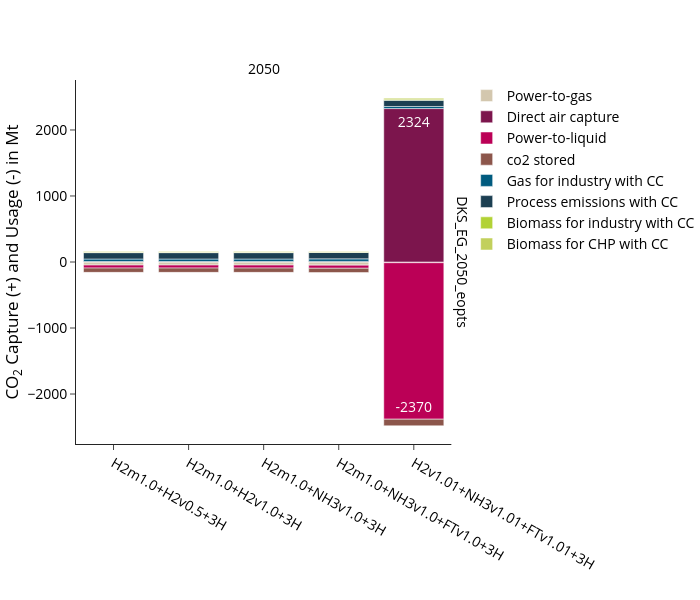

The notebook cell saved with this chart:
### Code cell
fig = px.bar(
    df, 
    **fig_kwargs,
    color_discrete_map=colors["co2"],
    category_orders={
        "variable":list(colors["gas"].keys()),
        "scen": scen_order
        },
    #facet_col_spacing=0.1,
    labels={"value":"CO<sub>2</sub> Capture (+) and Usage (-) in Mt","year":"","variable":"", "scen":""},
)
update_layout(fig)

print("Totals per scenario and year:", demand_sum_df)
fig.show()
#save_plotly_fig(df, fig, fig, sdir, f"{idx_group_name}_CO2_capture_and_usage_Mt")

### Figure 1 — Plotly figure (JSON) as saved in the notebook; plotly's stock layout.template omitted (floating-point values rounded to 4 significant figures)
{"data": [{"hovertemplate": "=%{x}<br>run_name=DKS_EG_2050_eopts<br>CO<sub>2</sub> Capture (+) and Usage (-) in Mt=%{text}<extra></extra>", "legendgroup": "Power-to-gas", "marker": {"color": "#d3c7ae", "pattern": {"shape": ""}}, "name": "Power-to-gas", "orientation": "v", "showlegend": true, "text": [-47.3, -47.3, -47.3, -47.4, -11.0], "textangle": 0, "textposition": "inside", "texttemplate": "%{y:.0f}", "type": "bar", "x": ["H2m1.0+H2v0.5+3H", "H2m1.0+H2v1.0+3H", "H2m1.0+NH3v1.0+3H", "H2m1.0+NH3v1.0+FTv1.0+3H", "H2v1.01+NH3v1.01+FTv1.01+3H"], "xaxis": "x", "y": [-47.3, -47.3, -47.3, -47.4, -11.0], "yaxis": "y"}, {"hovertemplate": "=%{x}<br>run_name=DKS_EG_2050_eopts<br>CO<sub>2</sub> Capture (+) and Usage (-) in Mt=%{text}<extra></extra>", "legendgroup": "Direct air capture", "marker": {"color": "#7c154d", "pattern": {"shape": ""}}, "name": "Direct air capture", "orientation": "v", "showlegend": true, "text": [6.7, 6.7, 6.7, 8.8, 2324.0], "textangle": 0, "textposition": "inside", "texttemplate": "%{y:.0f}", "type": "bar", "x": ["H2m1.0+H2v0.5+3H", "H2m1.0+H2v1.0+3H", "H2m1.0+NH3v1.0+3H", "H2m1.0+NH3v1.0+FTv1.0+3H", "H2v1.01+NH3v1.01+FTv1.01+3H"], "xaxis": "x", "y": [6.7, 6.7, 6.7, 8.8, 2324.0], "yaxis": "y"}, {"hovertemplate": "=%{x}<br>run_name=DKS_EG_2050_eopts<br>CO<sub>2</sub> Capture (+) and Usage (-) in Mt=%{text}<extra></extra>", "legendgroup": "Power-to-liquid", "marker": {"color": "#bb0056", "pattern": {"shape": ""}}, "name": "Power-to-liquid", "orientation": "v", "showlegend": true, "text": [-44.7, -44.7, -44.7, -47.3, -2370.0], "textangle": 0, "textposition": "inside", "texttemplate": "%{y:.0f}", "type": "bar", "x": ["H2m1.0+H2v0.5+3H", "H2m1.0+H2v1.0+3H", "H2m1.0+NH3v1.0+3H", "H2m1.0+NH3v1.0+FTv1.0+3H", "H2v1.01+NH3v1.01+FTv1.01+3H"], "xaxis": "x", "y": [-44.7, -44.7, -44.7, -47.3, -2370.0], "yaxis": "y"}, {"hovertemplate": "=%{x}<br>run_name=DKS_EG_2050_eopts<br>CO<sub>2</sub> Capture (+) and Usage (-) in Mt=%{text}<extra></extra>", "legendgroup": "co2 stored", "marker": {"color": "#8C564B", "pattern": {"shape": ""}}, "name": "co2 stored", "orientation": "v", "showlegend": true, "text": [-65.2, -65.2, -65.2, -65.2, -100.0], "textangle": 0, "textposition": "inside", "texttemplate": "%{y:.0f}", "type": "bar", "x": ["H2m1.0+H2v0.5+3H", "H2m1.0+H2v1.0+3H", "H2m1.0+NH3v1.0+3H", "H2m1.0+NH3v1.0+FTv1.0+3H", "H2v1.01+NH3v1.01+FTv1.01+3H"], "xaxis": "x", "y": [-65.2, -65.2, -65.2, -65.2, -100.0], "yaxis": "y"}, {"hovertemplate": "=%{x}<br>run_name=DKS_EG_2050_eopts<br>CO<sub>2</sub> Capture (+) and Usage (-) in Mt=%{text}<extra></extra>", "legendgroup": "Gas for industry with CC", "marker": {"color": "#005b7f", "pattern": {"shape": ""}}, "name": "Gas for industry with CC", "orientation": "v", "showlegend": true, "text": [38.8, 38.8, 38.8, 38.8, 31.6], "textangle": 0, "textposition": "inside", "texttemplate": "%{y:.0f}", "type": "bar", "x": ["H2m1.0+H2v0.5+3H", "H2m1.0+H2v1.0+3H", "H2m1.0+NH3v1.0+3H", "H2m1.0+NH3v1.0+FTv1.0+3H", "H2v1.01+NH3v1.01+FTv1.01+3H"], "xaxis": "x", "y": [38.8, 38.8, 38.8, 38.8, 31.6], "yaxis": "y"}, {"hovertemplate": "=%{x}<br>run_name=DKS_EG_2050_eopts<br>CO<sub>2</sub> Capture (+) and Usage (-) in Mt=%{text}<extra></extra>", "legendgroup": "Process emissions with CC", "marker": {"color": "#1c3f52", "pattern": {"shape": ""}}, "name": "Process emissions with CC", "orientation": "v", "showlegend": true, "text": [96.3, 96.3, 96.3, 96.3, 96.3], "textangle": 0, "textposition": "inside", "texttemplate": "%{y:.0f}", "type": "bar", "x": ["H2m1.0+H2v0.5+3H", "H2m1.0+H2v1.0+3H", "H2m1.0+NH3v1.0+3H", "H2m1.0+NH3v1.0+FTv1.0+3H", "H2v1.01+NH3v1.01+FTv1.01+3H"], "xaxis": "x", "y": [96.3, 96.3, 96.3, 96.3, 96.3], "yaxis": "y"}, {"hovertemplate": "=%{x}<br>run_name=DKS_EG_2050_eopts<br>CO<sub>2</sub> Capture (+) and Usage (-) in Mt=%{text}<extra></extra>", "legendgroup": "Biomass for industry with CC", "marker": {"color": "#b2d235", "pattern": {"shape": ""}}, "name": "Biomass for industry with CC", "orientation": "v", "showlegend": true, "text": [4.9, 4.9, 4.9, 4.9, 4.9], "textangle": 0, "textposition": "inside", "texttemplate": "%{y:.0f}", "type": "bar", "x": ["H2m1.0+H2v0.5+3H", "H2m1.0+H2v1.0+3H", "H2m1.0+NH3v1.0+3H", "H2m1.0+NH3v1.0+FTv1.0+3H", "H2v1.01+NH3v1.01+FTv1.01+3H"], "xaxis": "x", "y": [4.9, 4.9, 4.9, 4.9, 4.9], "yaxis": "y"}, {"hovertemplate": "=%{x}<br>run_name=DKS_EG_2050_eopts<br>CO<sub>2</sub> Capture (+) and Usage (-) in Mt=%{text}<extra></extra>", "legendgroup": "Biomass for CHP with CC", "marker": {"color": "#C2D05C", "pattern": {"shape": ""}}, "name": "Biomass for CHP with CC", "orientation": "v", "showlegend": true, "text": [10.5, 10.5, 10.5, 11.0, 24.3], "textangle": 0, "textposition": "inside", "texttemplate": "%{y:.0f}", "type": "bar", "x": ["H2m1.0+H2v0.5+3H", "H2m1.0+H2v1.0+3H", "H2m1.0+NH3v1.0+3H", "H2m1.0+NH3v1.0+FTv1.0+3H", "H2v1.01+NH3v1.01+FTv1.01+3H"], "xaxis": "x", "y": [10.5, 10.5, 10.5, 11.0, 24.3], "yaxis": "y"}], "layout": {"annotations": [{"font": {}, "showarrow": false, "text": "2050", "x": 0.49, "xanchor": "center", "xref": "paper", "y": 1, "yanchor": "bottom", "yref": "paper"}, {"font": {}, "showarrow": false, "text": "DKS_EG_2050_eopts", "textangle": 90, "x": 0.98, "xanchor": "left", "xref": "paper", "y": 0.5, "yanchor": "middle", "yref": "paper"}], "barmode": "relative", "height": 600, "legend": {"title": {"text": ""}, "tracegroupgap": 0}, "width": 700, "xaxis": {"anchor": "y", "categoryarray": [], "categoryorder": "array", "domain": [0, 0.98], "title": {"text": ""}}, "yaxis": {"anchor": "x", "domain": [0, 1], "title": {"text": "CO<sub>2</sub> Capture (+) and Usage (-) in Mt"}}}}
